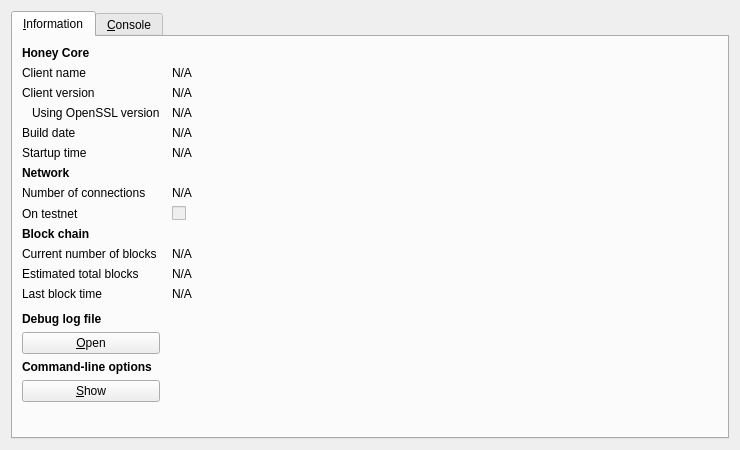
<?xml version="1.0" encoding="UTF-8"?>
<ui version="4.0">
 <class>RPCConsole</class>
 <widget class="QDialog" name="RPCConsole">
  <property name="geometry">
   <rect>
    <x>0</x>
    <y>0</y>
    <width>740</width>
    <height>450</height>
   </rect>
  </property>
  <property name="windowTitle">
   <string>Honey - Debug window</string>
  </property>
  <layout class="QVBoxLayout" name="verticalLayout_2">
   <item>
    <widget class="QTabWidget" name="tabWidget">
     <property name="currentIndex">
      <number>0</number>
     </property>
     <widget class="QWidget" name="tab_info">
      <attribute name="title">
       <string>&amp;Information</string>
      </attribute>
      <layout class="QGridLayout" name="gridLayout" columnstretch="0,1">
       <property name="horizontalSpacing">
        <number>12</number>
       </property>
       <item row="0" column="0">
        <widget class="QLabel" name="label_9">
         <property name="font">
          <font>
           <weight>75</weight>
           <bold>true</bold>
          </font>
         </property>
         <property name="text">
          <string>Honey Core</string>
         </property>
        </widget>
       </item>
       <item row="1" column="0">
        <widget class="QLabel" name="label_5">
         <property name="text">
          <string>Client name</string>
         </property>
        </widget>
       </item>
       <item row="1" column="1">
        <widget class="QLabel" name="clientName">
         <property name="cursor">
          <cursorShape>IBeamCursor</cursorShape>
         </property>
         <property name="text">
          <string>N/A</string>
         </property>
         <property name="textFormat">
          <enum>Qt::PlainText</enum>
         </property>
         <property name="textInteractionFlags">
          <set>Qt::LinksAccessibleByMouse|Qt::TextSelectableByKeyboard|Qt::TextSelectableByMouse</set>
         </property>
        </widget>
       </item>
       <item row="2" column="0">
        <widget class="QLabel" name="label_6">
         <property name="text">
          <string>Client version</string>
         </property>
        </widget>
       </item>
       <item row="2" column="1">
        <widget class="QLabel" name="clientVersion">
         <property name="cursor">
          <cursorShape>IBeamCursor</cursorShape>
         </property>
         <property name="text">
          <string>N/A</string>
         </property>
         <property name="textFormat">
          <enum>Qt::PlainText</enum>
         </property>
         <property name="textInteractionFlags">
          <set>Qt::LinksAccessibleByMouse|Qt::TextSelectableByKeyboard|Qt::TextSelectableByMouse</set>
         </property>
        </widget>
       </item>
       <item row="3" column="0">
        <widget class="QLabel" name="label_14">
         <property name="text">
          <string>Using OpenSSL version</string>
         </property>
         <property name="indent">
          <number>10</number>
         </property>
        </widget>
       </item>
       <item row="3" column="1">
        <widget class="QLabel" name="openSSLVersion">
         <property name="cursor">
          <cursorShape>IBeamCursor</cursorShape>
         </property>
         <property name="text">
          <string>N/A</string>
         </property>
         <property name="textFormat">
          <enum>Qt::PlainText</enum>
         </property>
         <property name="textInteractionFlags">
          <set>Qt::LinksAccessibleByMouse|Qt::TextSelectableByKeyboard|Qt::TextSelectableByMouse</set>
         </property>
        </widget>
       </item>
       <item row="4" column="0">
        <widget class="QLabel" name="label_12">
         <property name="text">
          <string>Build date</string>
         </property>
        </widget>
       </item>
       <item row="4" column="1">
        <widget class="QLabel" name="buildDate">
         <property name="cursor">
          <cursorShape>IBeamCursor</cursorShape>
         </property>
         <property name="text">
          <string>N/A</string>
         </property>
         <property name="textFormat">
          <enum>Qt::PlainText</enum>
         </property>
         <property name="textInteractionFlags">
          <set>Qt::LinksAccessibleByMouse|Qt::TextSelectableByKeyboard|Qt::TextSelectableByMouse</set>
         </property>
        </widget>
       </item>
       <item row="5" column="0">
        <widget class="QLabel" name="label_13">
         <property name="text">
          <string>Startup time</string>
         </property>
        </widget>
       </item>
       <item row="5" column="1">
        <widget class="QLabel" name="startupTime">
         <property name="cursor">
          <cursorShape>IBeamCursor</cursorShape>
         </property>
         <property name="text">
          <string>N/A</string>
         </property>
         <property name="textFormat">
          <enum>Qt::PlainText</enum>
         </property>
         <property name="textInteractionFlags">
          <set>Qt::LinksAccessibleByMouse|Qt::TextSelectableByKeyboard|Qt::TextSelectableByMouse</set>
         </property>
        </widget>
       </item>
       <item row="6" column="0">
        <widget class="QLabel" name="label_11">
         <property name="font">
          <font>
           <weight>75</weight>
           <bold>true</bold>
          </font>
         </property>
         <property name="text">
          <string>Network</string>
         </property>
        </widget>
       </item>
       <item row="7" column="0">
        <widget class="QLabel" name="label_7">
         <property name="text">
          <string>Number of connections</string>
         </property>
        </widget>
       </item>
       <item row="7" column="1">
        <widget class="QLabel" name="numberOfConnections">
         <property name="cursor">
          <cursorShape>IBeamCursor</cursorShape>
         </property>
         <property name="text">
          <string>N/A</string>
         </property>
         <property name="textFormat">
          <enum>Qt::PlainText</enum>
         </property>
         <property name="textInteractionFlags">
          <set>Qt::LinksAccessibleByMouse|Qt::TextSelectableByKeyboard|Qt::TextSelectableByMouse</set>
         </property>
        </widget>
       </item>
       <item row="8" column="0">
        <widget class="QLabel" name="label_8">
         <property name="text">
          <string>On testnet</string>
         </property>
        </widget>
       </item>
       <item row="8" column="1">
        <widget class="QCheckBox" name="isTestNet">
         <property name="enabled">
          <bool>false</bool>
         </property>
         <property name="text">
          <string/>
         </property>
        </widget>
       </item>
       <item row="9" column="0">
        <widget class="QLabel" name="label_10">
         <property name="font">
          <font>
           <weight>75</weight>
           <bold>true</bold>
          </font>
         </property>
         <property name="text">
          <string>Block chain</string>
         </property>
        </widget>
       </item>
       <item row="10" column="0">
        <widget class="QLabel" name="label_3">
         <property name="text">
          <string>Current number of blocks</string>
         </property>
        </widget>
       </item>
       <item row="10" column="1">
        <widget class="QLabel" name="numberOfBlocks">
         <property name="cursor">
          <cursorShape>IBeamCursor</cursorShape>
         </property>
         <property name="text">
          <string>N/A</string>
         </property>
         <property name="textFormat">
          <enum>Qt::PlainText</enum>
         </property>
         <property name="textInteractionFlags">
          <set>Qt::LinksAccessibleByMouse|Qt::TextSelectableByKeyboard|Qt::TextSelectableByMouse</set>
         </property>
        </widget>
       </item>
       <item row="11" column="0">
        <widget class="QLabel" name="label_4">
         <property name="text">
          <string>Estimated total blocks</string>
         </property>
        </widget>
       </item>
       <item row="11" column="1">
        <widget class="QLabel" name="totalBlocks">
         <property name="cursor">
          <cursorShape>IBeamCursor</cursorShape>
         </property>
         <property name="text">
          <string>N/A</string>
         </property>
         <property name="textFormat">
          <enum>Qt::PlainText</enum>
         </property>
         <property name="textInteractionFlags">
          <set>Qt::LinksAccessibleByMouse|Qt::TextSelectableByKeyboard|Qt::TextSelectableByMouse</set>
         </property>
        </widget>
       </item>
       <item row="12" column="0">
        <widget class="QLabel" name="label_2">
         <property name="text">
          <string>Last block time</string>
         </property>
        </widget>
       </item>
       <item row="12" column="1">
        <widget class="QLabel" name="lastBlockTime">
         <property name="cursor">
          <cursorShape>IBeamCursor</cursorShape>
         </property>
         <property name="text">
          <string>N/A</string>
         </property>
         <property name="textFormat">
          <enum>Qt::PlainText</enum>
         </property>
         <property name="textInteractionFlags">
          <set>Qt::LinksAccessibleByMouse|Qt::TextSelectableByKeyboard|Qt::TextSelectableByMouse</set>
         </property>
        </widget>
       </item>
       <item row="13" column="0">
        <spacer name="verticalSpacer_2">
         <property name="orientation">
          <enum>Qt::Vertical</enum>
         </property>
         <property name="sizeHint" stdset="0">
          <size>
           <width>20</width>
           <height>20</height>
          </size>
         </property>
        </spacer>
       </item>
       <item row="14" column="0">
        <widget class="QLabel" name="labelDebugLogfile">
         <property name="font">
          <font>
           <weight>75</weight>
           <bold>true</bold>
          </font>
         </property>
         <property name="text">
          <string>Debug log file</string>
         </property>
        </widget>
       </item>
       <item row="15" column="0">
        <widget class="QPushButton" name="openDebugLogfileButton">
         <property name="toolTip">
          <string>Open the Honey debug log file from the current data directory. This can take a few seconds for large log files.</string>
         </property>
         <property name="text">
          <string>&amp;Open</string>
         </property>
         <property name="autoDefault">
          <bool>false</bool>
         </property>
        </widget>
       </item>
       <item row="16" column="0">
        <widget class="QLabel" name="labelCLOptions">
         <property name="font">
          <font>
           <weight>75</weight>
           <bold>true</bold>
          </font>
         </property>
         <property name="text">
          <string>Command-line options</string>
         </property>
        </widget>
       </item>
       <item row="17" column="0">
        <widget class="QPushButton" name="showCLOptionsButton">
         <property name="toolTip">
          <string>Show the Honey-Qt help message to get a list with possible Honey command-line options.</string>
         </property>
         <property name="text">
          <string>&amp;Show</string>
         </property>
         <property name="autoDefault">
          <bool>false</bool>
         </property>
        </widget>
       </item>
       <item row="18" column="0">
        <spacer name="verticalSpacer">
         <property name="orientation">
          <enum>Qt::Vertical</enum>
         </property>
         <property name="sizeHint" stdset="0">
          <size>
           <width>20</width>
           <height>40</height>
          </size>
         </property>
        </spacer>
       </item>
      </layout>
     </widget>
     <widget class="QWidget" name="tab_console">
      <attribute name="title">
       <string>&amp;Console</string>
      </attribute>
      <layout class="QVBoxLayout" name="verticalLayout_3">
       <property name="spacing">
        <number>3</number>
       </property>
       <item>
        <widget class="QTextEdit" name="messagesWidget">
         <property name="minimumSize">
          <size>
           <width>0</width>
           <height>100</height>
          </size>
         </property>
         <property name="readOnly">
          <bool>true</bool>
         </property>
         <property name="tabKeyNavigation" stdset="0">
          <bool>false</bool>
         </property>
         <property name="columnCount" stdset="0">
          <number>2</number>
         </property>
        </widget>
       </item>
       <item>
        <layout class="QHBoxLayout" name="horizontalLayout">
         <property name="spacing">
          <number>3</number>
         </property>
         <item>
          <widget class="QLabel" name="label">
           <property name="text">
            <string notr="true">&gt;</string>
           </property>
          </widget>
         </item>
         <item>
          <widget class="QLineEdit" name="lineEdit"/>
         </item>
         <item>
          <widget class="QPushButton" name="clearButton">
           <property name="maximumSize">
            <size>
             <width>24</width>
             <height>24</height>
            </size>
           </property>
           <property name="toolTip">
            <string>Clear console</string>
           </property>
           <property name="text">
            <string/>
           </property>
           <property name="icon">
            <iconset resource="../bitcoin.qrc">
             <normaloff>:/icons/remove</normaloff>:/icons/remove</iconset>
           </property>
           <property name="shortcut">
            <string notr="true">Ctrl+L</string>
           </property>
           <property name="autoDefault">
            <bool>false</bool>
           </property>
          </widget>
         </item>
        </layout>
       </item>
      </layout>
     </widget>
    </widget>
   </item>
  </layout>
 </widget>
 <resources>
  <include location="../bitcoin.qrc"/>
 </resources>
 <connections/>
</ui>
